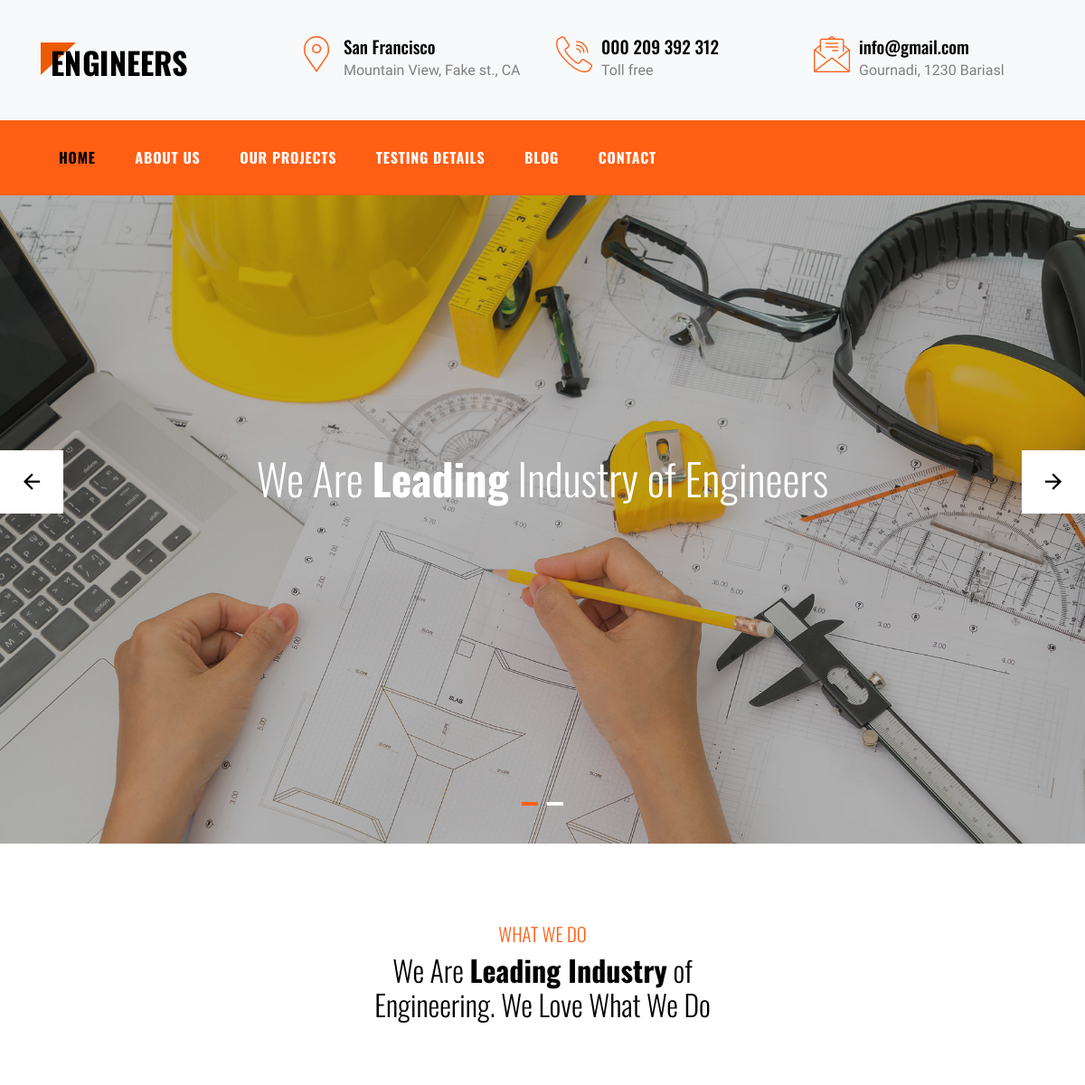
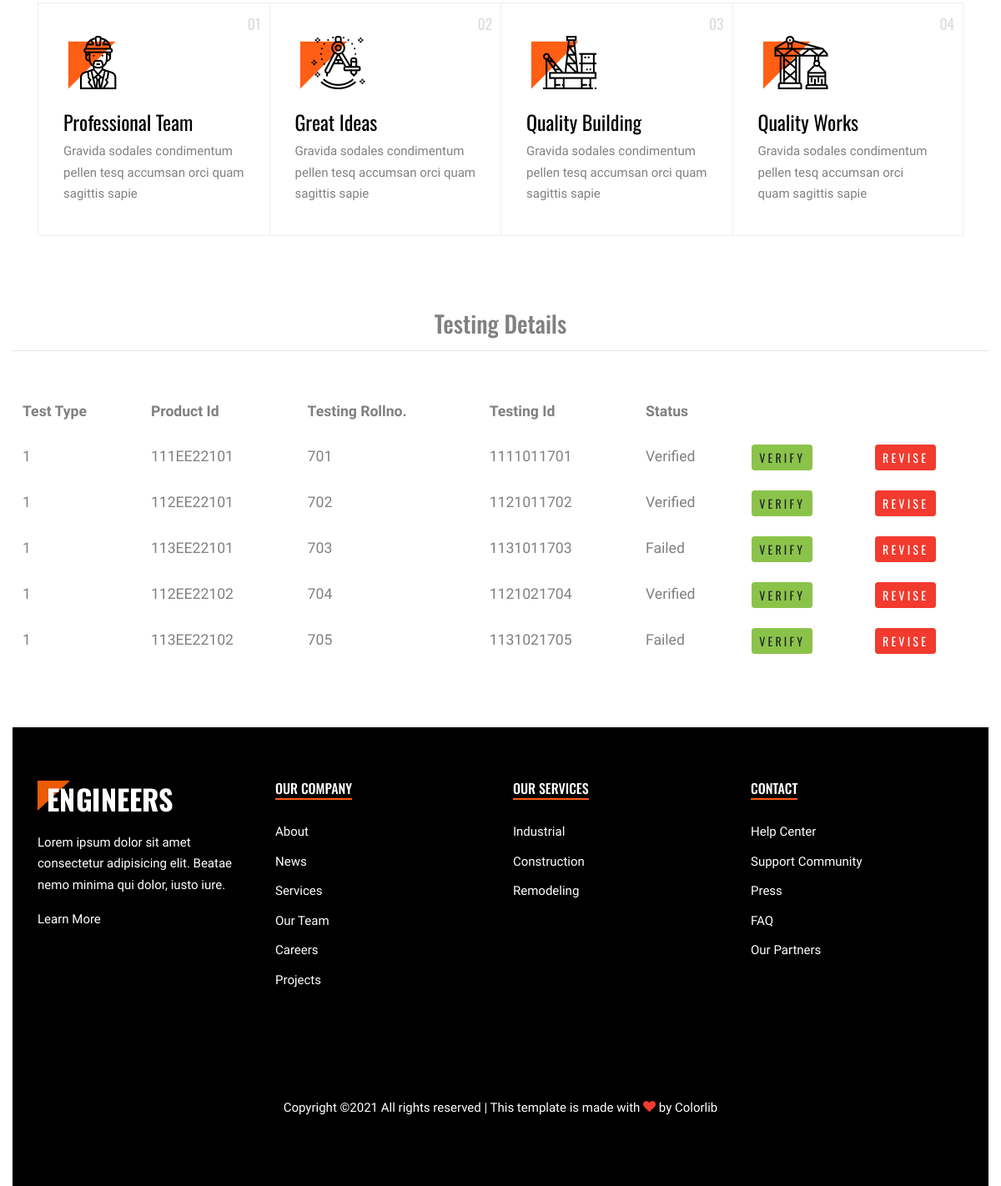
Page /Tester/testingdetails.php on the committed database (2 pictures, top to bottom).
### tables this page shows
CREATE TABLE `testing` (
  `id` int(11) NOT NULL,
  `T_type` int(11) NOT NULL,
  `P_id` varchar(225) NOT NULL,
  `T_rollnumber` int(11) NOT NULL,
  `T_id` varchar(225) NOT NULL,
  `status` varchar(225) NOT NULL
);

### Tester/testingdetails.php (the view, shortened to what this page needs)
<?php
include ("DB_connection.php");
?>
<!DOCTYPE html>
<html lang="en">
<head>
  <link rel="stylesheet" href="fonts/icomoon/style.css">
  <link rel="stylesheet" href="css/bootstrap.min.css">
  <link rel="stylesheet" href="css/jquery-ui.css">
  <link rel="stylesheet" href="css/owl.carousel.min.css">
  <link rel="stylesheet" href="css/owl.theme.default.min.css">
  <link rel="stylesheet" href="css/owl.theme.default.min.css">
  <link rel="stylesheet" href="css/jquery.fancybox.min.css">
  <link rel="stylesheet" href="css/bootstrap-datepicker.css">
  <link rel="stylesheet" href="fonts/flaticon/font/flaticon.css">
  <link rel="stylesheet" href="css/aos.css">
  <link href="css/jquery.mb.YTPlayer.min.css" media="all" rel="stylesheet" type="text/css">
  <link rel="stylesheet" href="css/style.css">
</head>
<body data-spy="scroll" data-target=".site-navbar-target" data-offset="300">
  <div class="site-wrap">
    <div class="header-top bg-light">
      <div class="container">
        <div class="row align-items-center">
          <div class="col-6 col-lg-3">
            <a href="index.php">
              <img src="images/logo.png" alt="Image" class="img-fluid">
            </a>
          </div>
          <div class="col-lg-3 d-none d-lg-block">
            <div class="quick-contact-icons d-flex">
              <div class="icon align-self-start">
                <span class="flaticon-placeholder text-primary"></span>
              </div>
              <div class="text">
                <span class="h4 d-block">San Francisco</span>
                <span class="caption-text">Mountain View, Fake st., CA</span>
              </div>
            </div>
          </div>
          <div class="col-lg-3 d-none d-lg-block">
            <div class="quick-contact-icons d-flex">
              <div class="icon align-self-start">
                <span class="flaticon-call text-primary"></span>
              </div>
              <div class="text">
                <span class="h4 d-block">000 209 392 312</span>
                <span class="caption-text">Toll free</span>
              </div>
            </div>
          </div>
          <div class="col-lg-3 d-none d-lg-block">
            <div class="quick-contact-icons d-flex">
              <div class="icon align-self-start">
                <span class="flaticon-email text-primary"></span>
              </div>
              <div class="text">
                <span class="h4 d-block">info@gmail.com</span>
                <span class="caption-text">Gournadi, 1230 Bariasl</span>
              </div>
            </div>
          </div>
        </div>
      </div>
      <div class="site-navbar py-2 js-sticky-header site-navbar-target d-none pl-0 d-lg-block" role="banner">
      <div class="container">
        <div class="d-flex align-items-center">
          <div class="mr-auto">
            <nav class="site-navigation position-relative text-right" role="navigation">
              <ul class="site-menu main-menu js-clone-nav mr-auto d-none pl-0 d-lg-block">
                <li class="active">
                  <a href="index.php" class="nav-link text-left">Home</a>
                </li>
                <li>
                  <a href="about.php" class="nav-link text-left">About Us</a>
                </li>
                <li>
                  <a href="works.php" class="nav-link text-left">Our Projects</a>
                </li>
                <li>
                    <a href="testingdetails.php" class="nav-link text-left">Testing Details</a>
                </li>
                <li><a href="blog.php" class="nav-link text-left">Blog</a></li>
                <li>
                    <a href="contact.php" class="nav-link text-left">Contact</a>
                  </li>
              </ul>
            </nav>
          </div>
        </div>
      </div>
    </div>
    </div>
    <div class="hero-slide owl-carousel site-blocks-cover">
      <div class="intro-section" style="background-image: url('images/hero_1.jpg');">
        <div class="container">
          <div class="row align-items-center">
            <div class="col-lg-12 mx-auto text-center" data-aos="fade-up">
              <h1>We Are <strong>Leading</strong> Industry of Engineers</h1>
            </div>
          </div>
        </div>
      </div>
    </div>
    <div class="site-section services-1-wrap">
      <div class="container">
        <div class="row mb-5 justify-content-center text-center">
          <div class="col-lg-5">
              <h3 class="section-subtitle">What We Do</h3>
              <h2 class="section-title mb-4 text-black">We Are <strong>Leading Industry</strong> of Engineering. We Love What We Do</h2>
          </div>
        </div>
        <div class="row no-gutters">
          <div class="col-lg-3 col-md-6">
            <div class="service-1">
              <span class="number">01</span>
              <div class="service-1-icon">
                <span class="flaticon-engineer"></span>
              </div>
              <div class="service-1-content">
                <h3 class="service-heading">Professional Team</h3>
                <p>Gravida sodales condimentum pellen tesq accumsan orci quam sagittis sapie</p>
              </div>
            </div>
          </div>
          <div class="col-lg-3 col-md-6">
            <div class="service-1">
              <span class="number">02</span>
              <div class="service-1-icon">
                <span class="flaticon-compass"></span>
              </div>
              <div class="service-1-content">
                <h3 class="service-heading">Great Ideas</h3>
                <p>Gravida sodales condimentum pellen tesq accumsan orci quam sagittis sapie</p>
              </div>
            </div>
          </div>
          <div class="col-lg-3 col-md-6">
            <div class="service-1">
              <span class="number">03</span>
              <div class="service-1-icon">
                <span class="flaticon-oil-platform"></span>
              </div>
              <div class="service-1-content">
                <h3 class="service-heading">Quality Building</h3>
                <p>Gravida sodales condimentum pellen tesq accumsan orci quam sagittis sapie</p>
              </div>
            </div>
          </div>
          <div class="col-lg-3 col-md-6">
            <div class="service-1">
              <span class="number">04</span>
              <div class="service-1-icon">
                <span class="flaticon-crane"></span>
              </div>
              <div class="service-1-content">
                <h3 class="service-heading">Quality Works</h3>
                <p>Gravida sodales condimentum pellen tesq accumsan orci quam sagittis sapie</p>
              </div>
            </div>
          </div>
        </div>
      </div>
    </div>
            <div class="main-content">
                <div class="section__content section__content--p30">
                <div class="container-fluid">
                <div class="card-title">
                <h3 class="text-center title-2">Testing Details</h3>
                </div>
              <hr>
     <br>
    <div  class="table-responsive m-b-40">
  <table class="table table-borderless table-data3">
<thead>
	<tr>
		<th>Test Type</th>
        <th>Product Id</th>
		<th>Testing Rollno.</th>
        <th>Testing Id</th>
        <th>Status</th>
        <th> </th>
        <th> </th>
	</tr>
</thead>
  <tbody>
      <form>
<?php
$sql2 = "Select * from testing";
$result1 = $con->query($sql2);
if($result1->num_rows > 0)
{
while($row2=$result1->fetch_array())
{
	echo "<tr>";
	echo "<td>" . $row2['T_type'] . "</td>";
	echo "<td>" . $row2['P_id'] . "</td>";
	echo "<td>" . $row2['T_rollnumber'] .  "</td>";
	echo "<td>" . $row2['T_id'] . "</td>";
	echo "<td>" . $row2['status'] . "</td>";
    echo "<td><a href=verify.php?id=" .$row2['P_id']." class='btn btn-success btn-sm' >Verify</a></td>";
    echo "<td><a href=revise.php?id=" .$row2['P_id']." class='btn btn-danger btn-sm'>Revise</a></td>";
	echo "</tr>";
}
}
else
{
	echo "<script>alert('Record Empty!');</script>";
}
?>
          </form>
  </tbody>
</table>
</div>
                        <br><br>
                         <div class="footer">
      <div class="container">
        <div class="row">
          <div class="col-lg-3">
            <p class="mb-4"><img src="images/logo2.png" alt="Image" class="img-fluid"></p>
            <p>Lorem ipsum dolor sit amet consectetur adipisicing elit. Beatae nemo minima qui dolor, iusto iure.</p>
            <p><a href="#">Learn More</a></p>
          </div>
          <div class="col-lg-3">
            <h3 class="footer-heading"><span>Our Company</span></h3>
            <ul class="list-unstyled">
                <li><a href="#">About</a></li>
                <li><a href="#">News</a></li>
                <li><a href="#">Services</a></li>
                <li><a href="#">Our Team</a></li>
                <li><a href="#">Careers</a></li>
                <li><a href="#">Projects</a></li>
            </ul>
          </div>
          <div class="col-lg-3">
              <h3 class="footer-heading"><span>Our Services</span></h3>
              <ul class="list-unstyled">
                  <li><a href="#">Industrial</a></li>
                  <li><a href="#">Construction</a></li>
                  <li><a href="#">Remodeling</a></li>
              </ul>
          </div>
          <div class="col-lg-3">
              <h3 class="footer-heading"><span>Contact</span></h3>
              <ul class="list-unstyled">
                  <li><a href="#">Help Center</a></li>
                  <li><a href="#">Support Community</a></li>
                  <li><a href="#">Press</a></li>
                  <li><a href="#">FAQ</a></li>
                  <li><a href="#">Our Partners</a></li>
              </ul>
          </div>
        </div>
        <div class="row">
          <div class="col-12">
            <div class="copyright">
                <p>
                    Copyright &copy;<script>document.write(new Date().getFullYear());</script> All rights reserved | This template is made with <i class="icon-heart text-danger" aria-hidden="true"></i> by <a href="https://colorlib.com" target="_blank" >Colorlib</a>
                    </p>
            </div>
          </div>
        </div>
      </div>
    </div>
  </div>
</body>
</html>

### rows in the picture
testing: T_type "1", P "111EE22101", T_rollnumber "701", T "1111011701", status "Verified"
testing: T_type "1", P "112EE22101", T_rollnumber "702", T "1121011702", status "Verified"
testing: T_type "1", P "113EE22101", T_rollnumber "703", T "1131011703", status "Failed"
testing: T_type "1", P "112EE22102", T_rollnumber "704", T "1121021704", status "Verified"
testing: T_type "1", P "113EE22102", T_rollnumber "705", T "1131021705", status "Failed"
